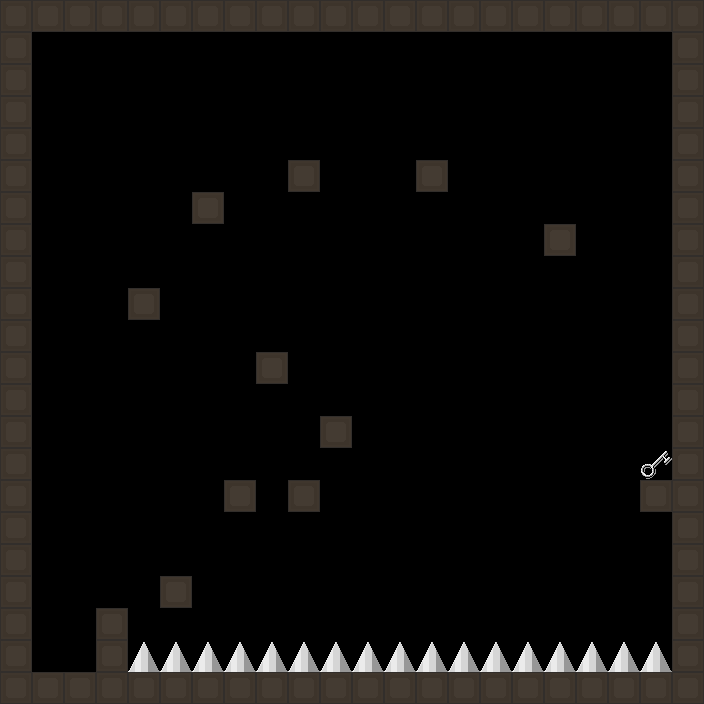

A level layout from a 2D game, rendered from its tile map. Below: a short description, then the map file with tile-grid data replaced by summaries:
An orthogonal 22x22 tile map with 32x32 px tiles, 2 tile layers (walls, entities), 4 tilesets and 4 objects (0, 1, 2, 3).

<map version="1.0" orientation="orthogonal" width="22" height="22" tilewidth="32" tileheight="32">
 <tileset firstgid="1" name="tile" tilewidth="32" tileheight="32">
  <image source="../1/tile.png" trans="2991b3" width="32" height="32" />
  <tile id="0">
   <properties>
    <property name="solid" value="true" />
   </properties>
  </tile>
 </tileset>
 <tileset firstgid="2" name="Spike" tilewidth="32" tileheight="32">
  <image source="../../global/mobs/Spike.png" trans="2991b3" width="32" height="32" />
  <tile id="0">
   <properties>
    <property name="spike" value="true" />
   </properties>
  </tile>
 </tileset>
 <tileset firstgid="3" name="UpsideDownSpike" tilewidth="32" tileheight="32">
  <image source="../../global/mobs/UpsideDownSpike.png" trans="2991b3" width="32" height="32" />
  <tile id="0">
   <properties>
    <property name="spike" value="true" />
   </properties>
  </tile>
 </tileset>
 <tileset firstgid="4" name="Key" tilewidth="32" tileheight="32">
  <image source="../../global/mobs/Key.png" trans="2991b3" width="32" height="32" />
  <tile id="0">
   <properties>
    <property name="key" value="true" />
   </properties>
  </tile>
 </tileset>
 <layer name="walls" width="22" height="22">
  <data>[484 cells, 97 non-empty, 1 distinct tile ids]</data>
 </layer>
 <layer name="entities" width="22" height="22">
  <data>[484 cells, 18 non-empty, 2 distinct tile ids]</data>
 </layer>
 <objectgroup name="mobs" width="22" height="22">
  <object name="0" x="64" y="640" width="32" height="32">
   <properties>
    <property name="spawn" value="true" />
   </properties>
  </object>
  <object name="1" x="32" y="320" width="640" height="32">
   <properties>
    <property name="speed" value="0.15" />
   </properties>
  </object>
  <object name="2" x="96" y="64" width="576" height="96">
   <properties>
    <property name="speed" value="0.14" />
   </properties>
  </object>
  <object name="3" x="256" y="384" width="32" height="256">
   <properties>
    <property name="speed" value="0.09" />
   </properties>
  </object>
 </objectgroup>
</map>